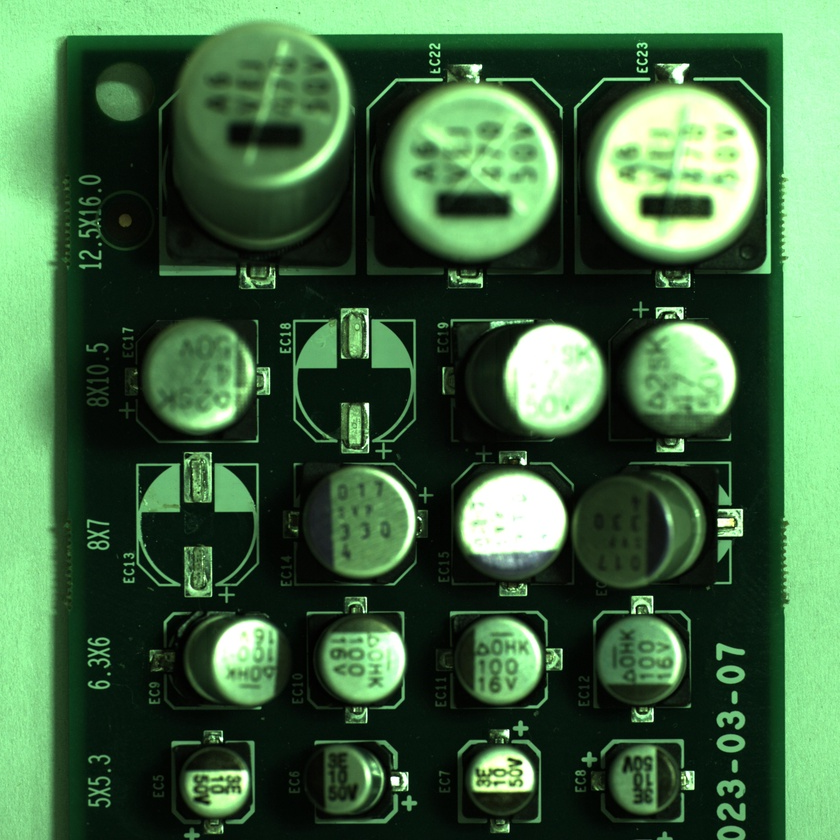
//> input picture data/all4.jpg, 840 x 840 px, shrunk from 3904 x 3904 before the run
$ ./try1   (built with g++ and OpenCV 4)
//> lines starting //> are read from the running program, lines starting //| are printed output that depends on the picture
#include <iostream>
#include <opencv2/opencv.hpp>

using namespace cv;
using namespace std;

Mat img, templ, mask, result, result_mini, templ_mini, templ_mini2, result_mini2, templ_mini3, result_mini3, templ_mini4, result_mini4;
int match_method;
bool use_mask;

void matchingMethod(int, void*);

int main()
{
	img = imread("./data/all4.jpg", IMREAD_GRAYSCALE);
//> img: 840 rows x 840 cols, CV_8UC1; min 0, max 255, mean 87.2
	templ = imread("./data/template_big.jpg", IMREAD_GRAYSCALE);
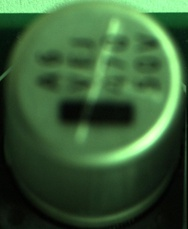
//> input picture data/template_big.jpg, 188 x 229 px, shrunk from 873 x 1065 before the run
//> templ: 229 rows x 188 cols, CV_8UC1; min 0, max 247, mean 78.5
	templ_mini = imread("./data/template_mini.jpg", IMREAD_GRAYSCALE);
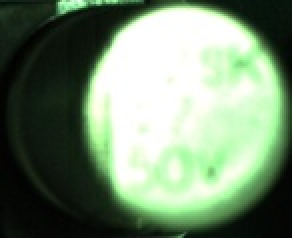
//> input picture data/template_mini.jpg, 146 x 119 px, shrunk from 677 x 553 before the run (shown 2 times larger)
//> templ_mini: 119 rows x 146 cols, CV_8UC1; min 1, max 255, mean 129.2
	templ_mini2 = imread("./data/template_mini2.jpg", IMREAD_GRAYSCALE);
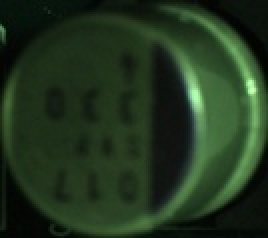
//> input picture data/template_mini2.jpg, 134 x 119 px, shrunk from 624 x 554 before the run (shown 2 times larger)
//> templ_mini2: 119 rows x 134 cols, CV_8UC1; min 2, max 246, mean 44.7
	templ_mini3 = imread("./data/template_mini3.jpg", IMREAD_GRAYSCALE);
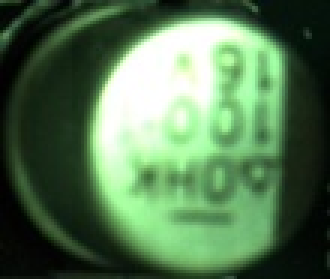
//> input picture data/template_mini3.jpg, 110 x 93 px, shrunk from 513 x 433 before the run (shown 3 times larger)
//> templ_mini3: 93 rows x 110 cols, CV_8UC1; min 0, max 255, mean 103.5
	templ_mini4 = imread("./data/template_mini4.jpg", IMREAD_GRAYSCALE);
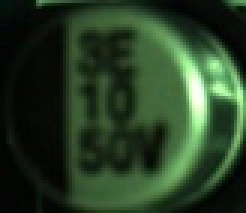
//> input picture data/template_mini4.jpg, 82 x 71 px, shrunk from 380 x 330 before the run (shown 3 times larger)
//> templ_mini4: 71 rows x 82 cols, CV_8UC1; min 1, max 255, mean 52.4

	/*resize(templ, templ, Size(669, 565));*/
	if (img.empty() || templ.empty())
	{
		cerr << "Image load failed" << endl;
		return -1;
	}

	namedWindow("Source Image", WINDOW_AUTOSIZE);


	const char* trackbar_label = "Method: \n 0: SQDIFF \n 1: SQDIFF NORMED \n 2: TM CCORR \n 3: TM CCORR NORMED \n 4: TM COEFF 5: TM COEFF NORMED";
	createTrackbar(trackbar_label, "Source Image", &match_method, 5, matchingMethod);

	matchingMethod(0, 0);

	return 0;

}

void matchingMethod(int, void*)
{
	Mat img_display, img_display_mini, img_display_mini2, img_display_mini3, img_display_mini4;
	img.copyTo(img_display);
	img.copyTo(img_display_mini);
	img.copyTo(img_display_mini2);
	img.copyTo(img_display_mini3);
	img.copyTo(img_display_mini4);

	cvtColor(img_display, img_display, COLOR_GRAY2BGR);
	cvtColor(img_display_mini, img_display_mini, COLOR_GRAY2BGR);
	cvtColor(img_display_mini2, img_display_mini2, COLOR_GRAY2BGR);
	cvtColor(img_display_mini3, img_display_mini3, COLOR_GRAY2BGR);
	cvtColor(img_display_mini4, img_display_mini4, COLOR_GRAY2BGR);

	int result_cols = img.cols - templ.cols + 1;
//> result_cols = 653
	int result_rows = img.rows - templ.rows + 1;
//> result_rows = 612
	int result_cols_mini = img.cols - templ_mini.cols + 1;
//> result_cols_mini = 695
	int result_rows_mini = img.rows - templ_mini.rows + 1;
//> result_rows_mini = 722
	int result_cols_mini2 = img.cols - templ_mini2.cols + 1;
//> result_cols_mini2 = 707
	int result_rows_mini2 = img.rows - templ_mini2.rows + 1;
//> result_rows_mini2 = 722
	int result_cols_mini3 = img.cols - templ_mini3.cols + 1;
//> result_cols_mini3 = 731
	int result_rows_mini3 = img.rows - templ_mini3.rows + 1;
//> result_rows_mini3 = 748
	int result_cols_mini4 = img.cols - templ_mini4.cols + 1;
//> result_cols_mini4 = 759
	int result_rows_mini4 = img.rows - templ_mini4.rows + 1;
//> result_rows_mini4 = 770

	result.create(result_rows, result_cols, CV_32FC1);
	result_mini.create(result_rows_mini, result_cols_mini, CV_32FC1);
	result_mini2.create(result_rows_mini2, result_cols_mini2, CV_32FC1);
	result_mini3.create(result_rows_mini3, result_cols_mini3, CV_32FC1);
	result_mini4.create(result_rows_mini4, result_cols_mini4, CV_32FC1);

	matchTemplate(img, templ, result, match_method);
	matchTemplate(img, templ_mini, result_mini, match_method);
	matchTemplate(img, templ_mini2, result_mini2, match_method);
	matchTemplate(img, templ_mini3, result_mini3, match_method);
	matchTemplate(img, templ_mini4, result_mini4, match_method);

	normalize(result, result, 0, 1, NORM_MINMAX, -1, Mat());
	normalize(result_mini, result_mini, 0, 1, NORM_MINMAX, -1, Mat());
	normalize(result_mini2, result_mini2, 0, 1, NORM_MINMAX, -1, Mat());
	normalize(result_mini3, result_mini3, 0, 1, NORM_MINMAX, -1, Mat());
	normalize(result_mini4, result_mini4, 0, 1, NORM_MINMAX, -1, Mat());


	double min_val, max_val;
	Point min_loc, max_loc;
	Point match_loc;
	double threshold = 0.158;

	minMaxLoc(result, &min_val, NULL, &min_loc, NULL);
//> min_val = 0; min_loc = Point(169, 22)
	for (int i = 0; i < result.rows; i++)
	{
		for (int j = 0; j < result.cols; j++)
		{
			if (result.at<float>(i, j) < threshold)
			{
				rectangle(img_display, Point(j, i), Point(j + templ.cols, i + templ.rows),
					Scalar(0, 0, 255), 1);
			}
		}
	}
//> img_display: 840 rows x 840 cols, CV_8UC3; mean B, G, R 81.1, 81.1, 103.6

	minMaxLoc(result_mini, &min_val, NULL, &min_loc, NULL);
//> min_loc = Point(462, 321)
	for (int i = 0; i < result_mini.rows; i++)
	{
		for (int j = 0; j < result_mini.cols; j++)
		{
			if (result_mini.at<float>(i, j) < threshold)
			{
				rectangle(img_display_mini, Point(j, i), Point(j + templ_mini.cols, i + templ_mini.rows),
					Scalar(0, 255, 0), 1);

			}
		}
	}
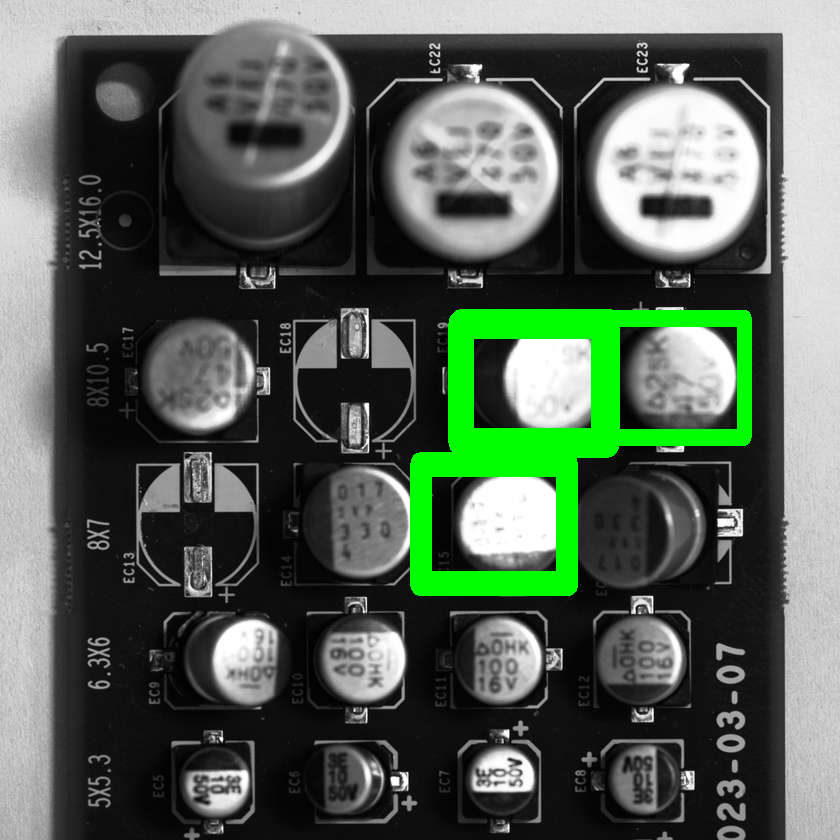
//> img_display_mini: 840 rows x 840 cols, CV_8UC3; mean B, G, R 85.3, 97.2, 85.3

	minMaxLoc(result_mini2, &min_val, NULL, &min_loc, NULL);
//> min_loc = Point(571, 469)
	for (int i = 0; i < result_mini2.rows; i++)
	{
		for (int j = 0; j < result_mini2.cols; j++)
		{
			if (result_mini2.at<float>(i, j) < threshold)
			{
				rectangle(img_display_mini2, Point(j, i), Point(j + templ_mini2.cols, i + templ_mini2.rows),
					Scalar(0, 255, 0), 1);

			}
		}
	}

	minMaxLoc(result_mini3, &min_val, NULL, &min_loc, NULL);
//> min_loc = Point(183, 614)
	for (int i = 0; i < result_mini3.rows; i++)
	{
		for (int j = 0; j < result_mini3.cols; j++)
		{
			if (result_mini3.at<float>(i, j) < threshold)
			{
				rectangle(img_display_mini2, Point(j, i), Point(j + templ_mini3.cols, i + templ_mini3.rows),
					Scalar(0, 255, 0), 1);

			}
		}
	}

	minMaxLoc(result_mini4, &min_val, NULL, &min_loc, NULL);
//> min_loc = Point(302, 743)
	for (int i = 0; i < result_mini4.rows; i++)
	{
		for (int j = 0; j < result_mini4.cols; j++)
		{
			if (result_mini4.at<float>(i, j) < threshold)
			{
				rectangle(img_display_mini4, Point(j, i), Point(j + templ_mini4.cols, i + templ_mini4.rows),
					Scalar(0, 255, 0), 1);

			}
		}
	}


	resize(img_display, img_display, Size(555, 555), 0.3, 0.3, INTER_AREA);
//> img_display: 555 rows x 555 cols, CV_8UC3
	resize(img_display_mini, img_display_mini, Size(555, 555), 0.3, 0.3, INTER_AREA);
//> img_display_mini: 555 rows x 555 cols, CV_8UC3
	resize(img_display_mini2, img_display_mini2, Size(555, 555), 0.3, 0.3, INTER_AREA);
//> img_display_mini2: 555 rows x 555 cols, CV_8UC3
	resize(img_display_mini3, img_display_mini3, Size(555, 555), 0.3, 0.3, INTER_AREA);
	resize(img_display_mini4, img_display_mini4, Size(555, 555), 0.3, 0.3, INTER_AREA);
//> img_display_mini4: 555 rows x 555 cols, CV_8UC3

	Mat main = img_display + img_display_mini + img_display_mini2 + img_display_mini3 + img_display_mini4;
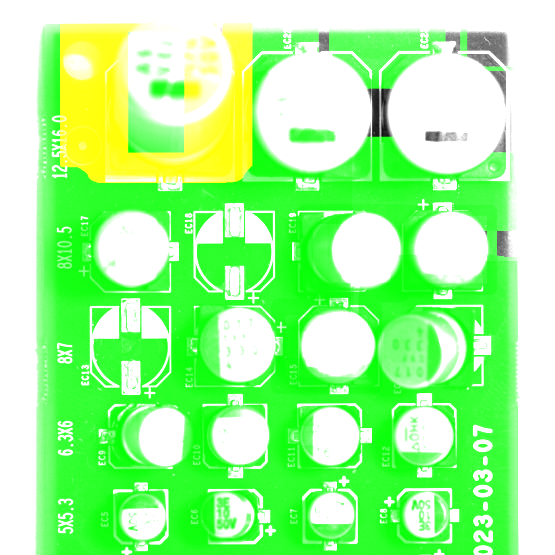
//> main: 555 rows x 555 cols, CV_8UC3; mean B, G, R 147.2, 253.5, 159.7
	imshow("Source Image", main);
	// [4 lines of commented-out code are left out]

	waitKey(0);


}
